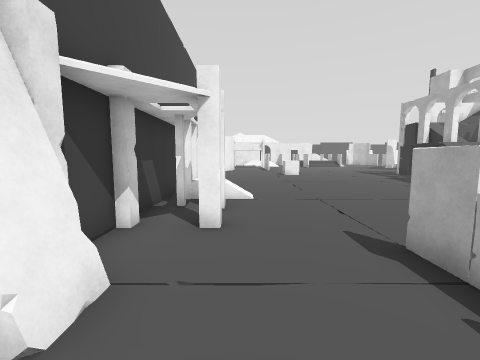
view 1 (above)

19 first-person views from a walk through a scene from a Unity 3-D project. The camera is 1.4 m above the floor, tilts 6° down and sees 90° across. The floor is counted in squares, 1 m on a side. Each view is taken from the middle of a square. On the plan, view 1 faces up. The plan holds only what a view shows up to about 13 squares ahead; the rest is blank. The place goes on beyond the plan. The player character is not drawn.

view 2
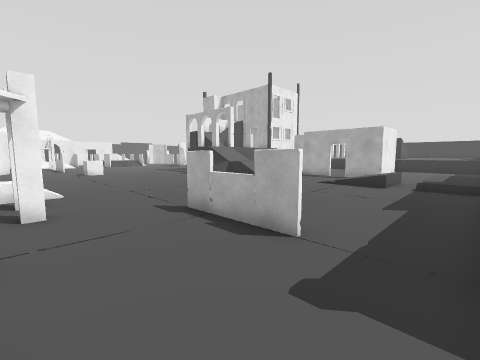

view 3
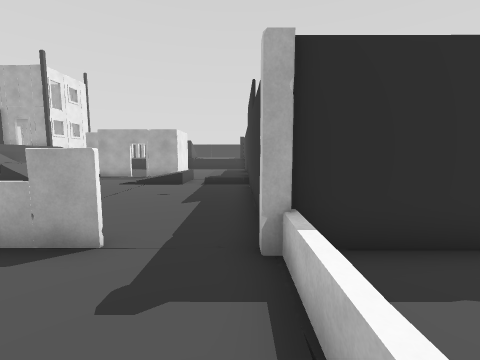

view 4
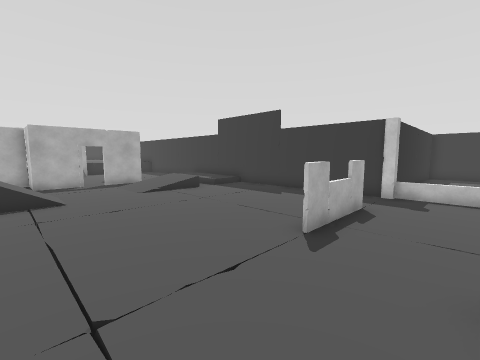

view 5
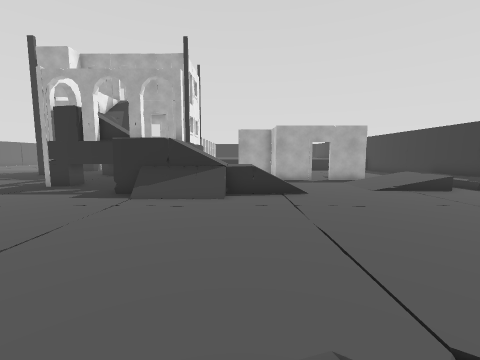

view 6
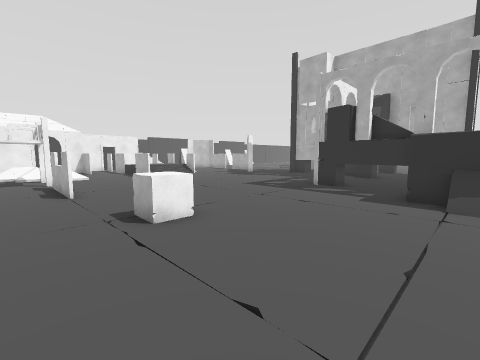

view 7
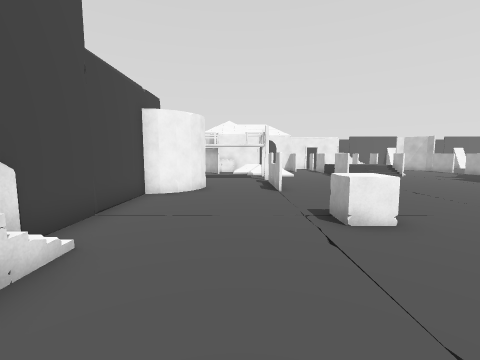

view 8
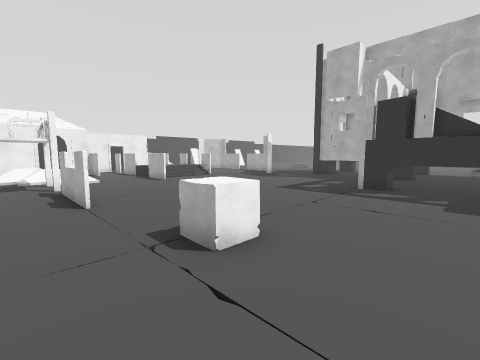

view 9
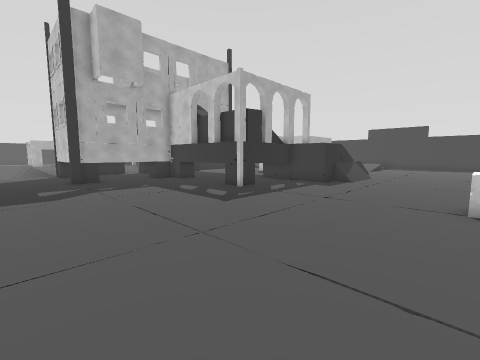

view 10
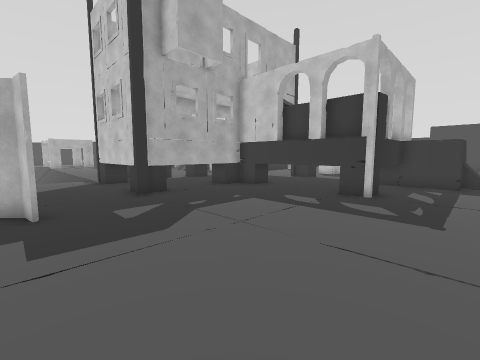

view 11
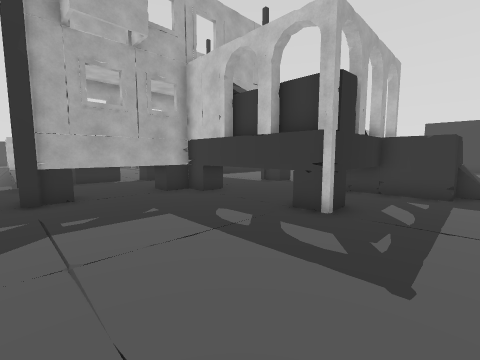

view 12
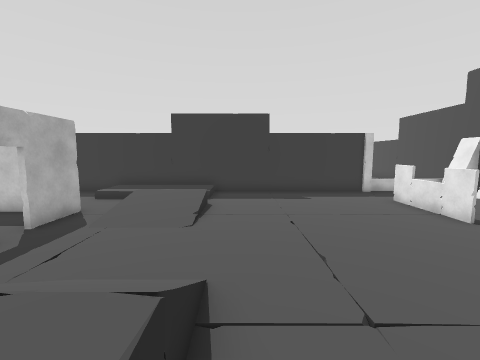

view 13
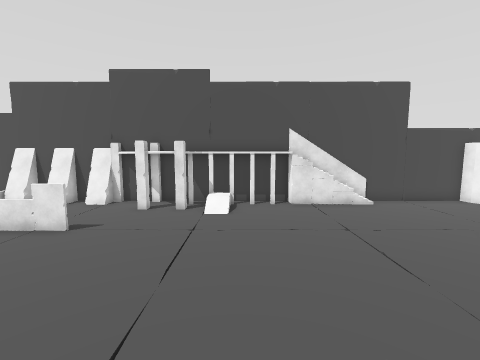

view 14
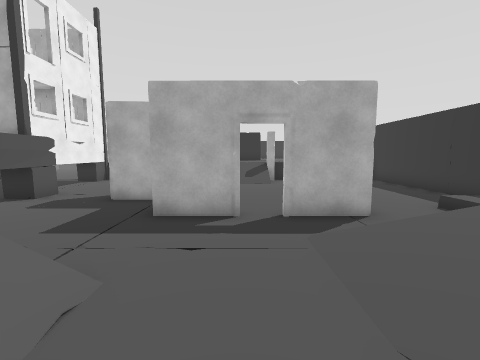

view 15
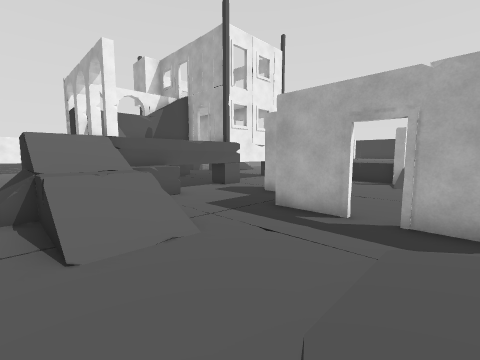

view 16
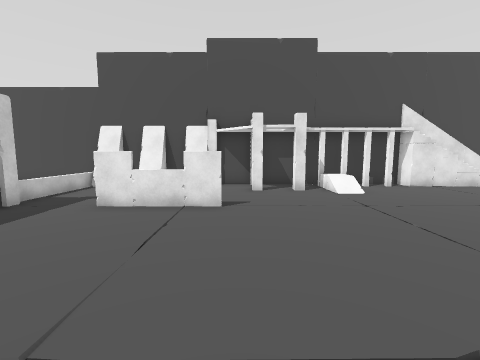

view 17
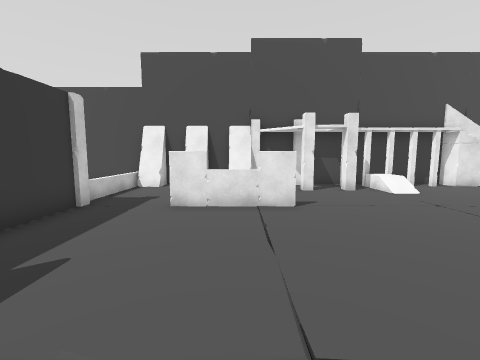

view 18
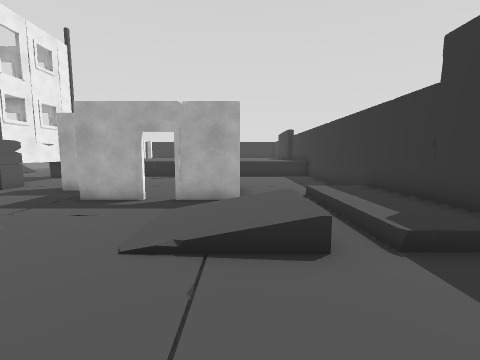

view 19
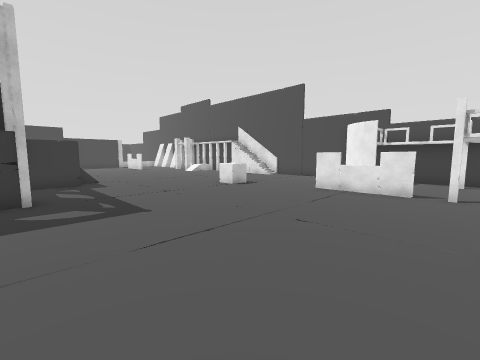

### Floor plan
Key: @ floor where view 1 was taken; # wall or solid block; x gap in a wall; . main floor; : floor 0.25 m higher than the main floor; - floor 0.25 m lower than the main floor; + floor 0.5 m higher than the main floor; * floor 3.5 m higher than the main floor; / step, stairs or slope; = window, fence, low wall or low ledge; v drop or lower ground; B building; O other object.
Columns run from 3 left of view 1 to 25 right of it. Each row starts with its distance up from view 1.
 26 #..................##
 25 #.........................
 24 #.....#................... --
 23 #  ..==................... --
 22 # B...#.............BBBBBB
 21 #BB..=#..............B   B
 20 #....................B   B
 19 #....................B   B
 18 #....................B   B
 17 #.....OO.......O####OB   B
 16 #..............#*OO BB   B
 15 #=.............xv   BB   B
 14  #.............#=   BB   B
 13  O...........  #    BBBBBB
 12  O..........+        ....
 11  #........../// O.......
 10 ##........../// ......
  9  #...........//.....#
  8  #O/......../// ...##
  7  ##..........//..###   ...
  6  ##..............#.......#
  5 ###..............x......//
  4 #................x......//
  3 ##...#........///##......#
  2 ##....=.......///.###..
  1 #.....#......=++/.......
  0 ##.@.=#.................
 -1 #.............:::::.....
 -2 ##............:::::......
 -3 #OOOOO####################
 -4 ##  .##
 -5 ##   #

Positions as (right, up) in squares from view 1, and headings:
1: (0, 0), facing up
2: (-1, -2), facing up-right
3: (-1, -2), facing right
4: (0, 8), facing down-right
5: (1, 9), facing right
6: (1, 12), facing up-right
7: (1, 12), facing up
8: (1, 14), facing up-right
9: (4, 25), facing down-right
10: (9, 26), facing down-right
11: (9, 23), facing down-right
12: (9, 10), facing down
13: (10, 9), facing left
14: (9, 5), facing right
15: (9, 3), facing up-right
16: (9, 4), facing left
17: (9, 2), facing left
18: (7, 2), facing right
19: (12, 26), facing down-left
